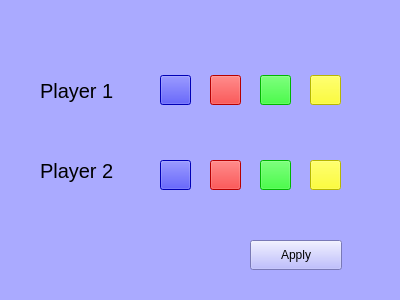
<?xml version="1.0" encoding="UTF-8"?>
<ui version="4.0">
 <class>Options</class>
 <widget class="QWidget" name="Options">
  <property name="geometry">
   <rect>
    <x>0</x>
    <y>0</y>
    <width>400</width>
    <height>300</height>
   </rect>
  </property>
  <property name="windowTitle">
   <string>Form</string>
  </property>
  <property name="styleSheet">
   <string notr="true">background-color: rgb(170, 170, 255)</string>
  </property>
  <widget class="QPushButton" name="pushButton">
   <property name="geometry">
    <rect>
     <x>250</x>
     <y>240</y>
     <width>92</width>
     <height>30</height>
    </rect>
   </property>
   <property name="text">
    <string>Apply</string>
   </property>
  </widget>
  <widget class="QLabel" name="label">
   <property name="geometry">
    <rect>
     <x>40</x>
     <y>70</y>
     <width>81</width>
     <height>41</height>
    </rect>
   </property>
   <property name="font">
    <font>
     <pointsize>15</pointsize>
    </font>
   </property>
   <property name="styleSheet">
    <string notr="true"/>
   </property>
   <property name="text">
    <string>Player 1</string>
   </property>
  </widget>
  <widget class="QLabel" name="label_2">
   <property name="geometry">
    <rect>
     <x>40</x>
     <y>150</y>
     <width>81</width>
     <height>41</height>
    </rect>
   </property>
   <property name="font">
    <font>
     <pointsize>15</pointsize>
    </font>
   </property>
   <property name="text">
    <string>Player 2</string>
   </property>
  </widget>
  <widget class="QPushButton" name="p1_blue">
   <property name="geometry">
    <rect>
     <x>160</x>
     <y>75</y>
     <width>31</width>
     <height>30</height>
    </rect>
   </property>
   <property name="styleSheet">
    <string notr="true">background-color: rgb(0, 0, 255)</string>
   </property>
   <property name="text">
    <string/>
   </property>
  </widget>
  <widget class="QPushButton" name="p1_red">
   <property name="geometry">
    <rect>
     <x>210</x>
     <y>75</y>
     <width>31</width>
     <height>30</height>
    </rect>
   </property>
   <property name="styleSheet">
    <string notr="true">background-color: rgb(255, 0, 0)</string>
   </property>
   <property name="text">
    <string/>
   </property>
  </widget>
  <widget class="QPushButton" name="p1_green">
   <property name="geometry">
    <rect>
     <x>260</x>
     <y>75</y>
     <width>31</width>
     <height>30</height>
    </rect>
   </property>
   <property name="styleSheet">
    <string notr="true">background-color: rgb(0, 255, 0)</string>
   </property>
   <property name="text">
    <string/>
   </property>
  </widget>
  <widget class="QPushButton" name="p1_yellow">
   <property name="geometry">
    <rect>
     <x>310</x>
     <y>75</y>
     <width>31</width>
     <height>30</height>
    </rect>
   </property>
   <property name="styleSheet">
    <string notr="true">background-color: rgb(255, 255, 0)</string>
   </property>
   <property name="text">
    <string/>
   </property>
  </widget>
  <widget class="QPushButton" name="p2_blue">
   <property name="geometry">
    <rect>
     <x>160</x>
     <y>160</y>
     <width>31</width>
     <height>30</height>
    </rect>
   </property>
   <property name="styleSheet">
    <string notr="true">background-color: rgb(0, 0, 255)</string>
   </property>
   <property name="text">
    <string/>
   </property>
  </widget>
  <widget class="QPushButton" name="p2_red">
   <property name="geometry">
    <rect>
     <x>210</x>
     <y>160</y>
     <width>31</width>
     <height>30</height>
    </rect>
   </property>
   <property name="styleSheet">
    <string notr="true">background-color: rgb(255, 0, 0)</string>
   </property>
   <property name="text">
    <string/>
   </property>
  </widget>
  <widget class="QPushButton" name="p2_green">
   <property name="geometry">
    <rect>
     <x>260</x>
     <y>160</y>
     <width>31</width>
     <height>30</height>
    </rect>
   </property>
   <property name="styleSheet">
    <string notr="true">background-color: rgb(0, 255, 0)</string>
   </property>
   <property name="text">
    <string/>
   </property>
  </widget>
  <widget class="QPushButton" name="p2_yellow">
   <property name="geometry">
    <rect>
     <x>310</x>
     <y>160</y>
     <width>31</width>
     <height>30</height>
    </rect>
   </property>
   <property name="styleSheet">
    <string notr="true">background-color: rgb(255, 255, 0)</string>
   </property>
   <property name="text">
    <string/>
   </property>
  </widget>
 </widget>
 <resources/>
 <connections/>
</ui>
